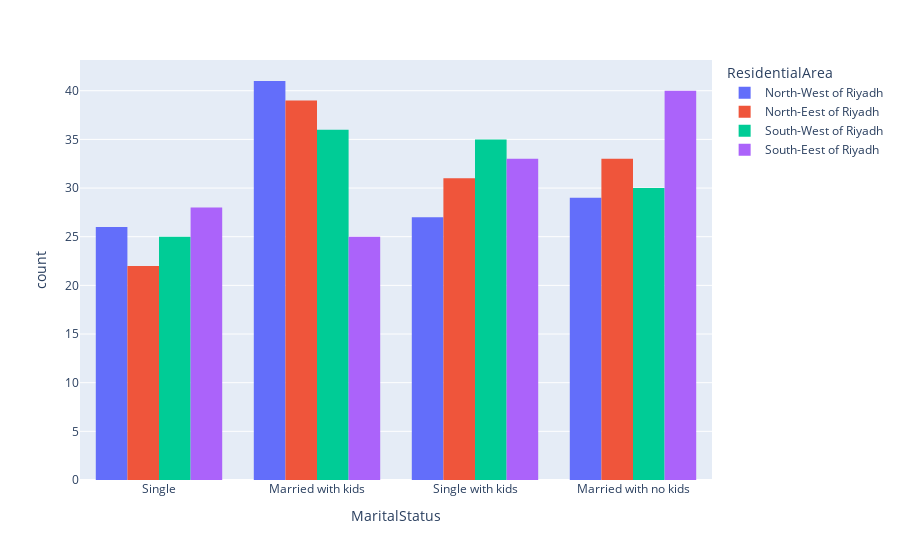

Write notebook code for a chart like this one.
### Code cell
fig = px.histogram(df_viz, x="MaritalStatus",
             color="ResidentialArea", barmode = 'group')
fig.show()

### Figure 1 — Plotly figure (JSON) as saved in the notebook; plotly's stock layout.template omitted (floating-point values rounded to 4 significant figures)
{"data": [{"alignmentgroup": "True", "bingroup": "x", "hovertemplate": "ResidentialArea=North-West of Riyadh<br>MaritalStatus=%{x}<br>count=%{y}<extra></extra>", "legendgroup": "North-West of Riyadh", "marker": {"color": "#636efa", "pattern": {"shape": ""}}, "name": "North-West of Riyadh", "offsetgroup": "North-West of Riyadh", "orientation": "v", "showlegend": true, "type": "histogram", "x": ["Single", "Married with kids", "Married with kids", "Single with kids", "Single", "Single", "Single with kids", "Married with no kids", "Married with kids", "Married with kids", "Married with no kids", "Single with kids", "Married with kids", "Married with no kids", "Married with kids", "Single with kids", "Single", "Married with kids", "Married with kids", "Married with kids", "Single", "Single", "Married with kids", "Married with kids", "Single with kids", "Single with kids", "Single with kids", "Married with kids", "Married with kids", "Single with kids", "Single with kids", "Single", "Single with kids", "Married with kids", "Married with kids", "Married with kids", "Single", "Married with no kids", "Single with kids", "Single", "Married with kids", "Single with kids", "Single with kids", "Single with kids", "Married with kids", "Married with no kids", "Married with no kids", "Married with no kids", "Married with kids", "Married with kids", "Married with kids", "Single with kids", "Single with kids", "Married with no kids", "Single with kids", "Married with no kids", "Single with kids", "Single", "Married with kids", "Single with kids", "Single", "Single", "Single with kids", "Single", "Single", "Married with no kids", "Married with no kids", "Married with kids", "Married with kids", "Married with kids", "Single", "Single", "Married with no kids", "Single with kids", "Married with no kids", "Married with kids", "Single", "Single", "Single with kids", "Married with kids", "Single with kids", "Married with no kids", "Single", "Married with no kids", "Married with kids", "Married with no kids", "Married with kids", "Single", "Married with kids", "Single", "Single", "Married with no kids", "Married with no kids", "Married with kids", "Single", "Married with kids", "Married with no kids", "Married with no kids", "Married with no kids", "Married with kids", "Single with kids", "Married with no kids", "Single", "Married with no kids", "Single with kids", "Married with kids", "Married with kids", "Single with kids", "Married with no kids", "Married with kids", "Single", "Married with no kids", "Married with kids", "Married with kids", "Single with kids", "Married with no kids", "Married with no kids", "Married with no kids", "Married with kids", "Single", "Married with kids", "Married with no kids", "Married with kids"], "xaxis": "x", "yaxis": "y"}, {"alignmentgroup": "True", "bingroup": "x", "hovertemplate": "ResidentialArea=North-Eest of Riyadh<br>MaritalStatus=%{x}<br>count=%{y}<extra></extra>", "legendgroup": "North-Eest of Riyadh", "marker": {"color": "#EF553B", "pattern": {"shape": ""}}, "name": "North-Eest of Riyadh", "offsetgroup": "North-Eest of Riyadh", "orientation": "v", "showlegend": true, "type": "histogram", "x": ["Single", "Married with no kids", "Married with kids", "Married with no kids", "Married with no kids", "Single with kids", "Single with kids", "Married with no kids", "Married with kids", "Married with kids", "Married with kids", "Married with no kids", "Married with kids", "Married with no kids", "Married with no kids", "Single", "Married with kids", "Single with kids", "Married with no kids", "Married with no kids", "Married with no kids", "Single with kids", "Married with no kids", "Single", "Single with kids", "Single with kids", "Married with no kids", "Single", "Married with no kids", "Single", "Single with kids", "Single", "Single", "Married with kids", "Married with no kids", "Married with no kids", "Married with kids", "Married with kids", "Single with kids", "Married with kids", "Single", "Married with no kids", "Married with no kids", "Married with kids", "Married with kids", "Single", "Married with kids", "Married with kids", "Married with kids", "Married with kids", "Married with kids", "Single", "Married with no kids", "Married with kids", "Married with kids", "Married with kids", "Married with no kids", "Single", "Single with kids", "Married with no kids", "Single with kids", "Single with kids", "Single with kids", "Married with kids", "Single", "Married with kids", "Single with kids", "Married with kids", "Married with kids", "Single", "Single with kids", "Married with kids", "Single with kids", "Married with no kids", "Single", "Married with kids", "Single with kids", "Married with kids", "Single with kids", "Married with kids", "Married with kids", "Single with kids", "Single", "Married with no kids", "Single", "Married with kids", "Single with kids", "Married with no kids", "Married with kids", "Single", "Single with kids", "Single", "Married with no kids", "Married with no kids", "Single with kids", "Single with kids", "Single", "Married with kids", "Single with kids", "Married with no kids", "Married with kids", "Married with no kids", "Married with kids", "Single with kids", "Married with no kids", "Married with kids", "Married with kids", "Single with kids", "Single with kids", "Single", "Married with no kids", "Single", "Married with no kids", "Single with kids", "Single with kids", "Single with kids", "Single with kids", "Single with kids", "Married with no kids", "Married with no kids", "Single", "Married with kids", "Married with kids", "Married with no kids", "Married with kids"], "xaxis": "x", "yaxis": "y"}, {"alignmentgroup": "True", "bingroup": "x", "hovertemplate": "ResidentialArea=South-West of Riyadh<br>MaritalStatus=%{x}<br>count=%{y}<extra></extra>", "legendgroup": "South-West of Riyadh", "marker": {"color": "#00cc96", "pattern": {"shape": ""}}, "name": "South-West of Riyadh", "offsetgroup": "South-West of Riyadh", "orientation": "v", "showlegend": true, "type": "histogram", "x": ["Single", "Single with kids", "Married with no kids", "Married with no kids", "Single with kids", "Single", "Single with kids", "Married with no kids", "Married with no kids", "Married with kids", "Single", "Single", "Married with kids", "Married with no kids", "Married with kids", "Married with kids", "Single with kids", "Single", "Married with no kids", "Single", "Single with kids", "Single", "Single with kids", "Married with no kids", "Married with no kids", "Married with kids", "Single with kids", "Single with kids", "Married with no kids", "Single with kids", "Single with kids", "Single with kids", "Married with kids", "Single", "Single with kids", "Single with kids", "Single", "Single with kids", "Married with no kids", "Single", "Married with kids", "Married with no kids", "Married with kids", "Married with kids", "Married with kids", "Single with kids", "Married with no kids", "Married with no kids", "Married with kids", "Married with no kids", "Married with no kids", "Single", "Married with kids", "Married with kids", "Married with no kids", "Married with no kids", "Single with kids", "Single with kids", "Single with kids", "Single", "Single", "Single", "Single with kids", "Single with kids", "Married with kids", "Married with kids", "Married with kids", "Single", "Married with kids", "Single", "Married with kids", "Married with no kids", "Married with no kids", "Single", "Single with kids", "Single with kids", "Married with no kids", "Single with kids", "Single with kids", "Married with kids", "Married with no kids", "Single", "Single", "Married with no kids", "Married with no kids", "Married with kids", "Married with no kids", "Single", "Married with kids", "Married with kids", "Married with no kids", "Single with kids", "Single with kids", "Single with kids", "Married with kids", "Married with no kids", "Single with kids", "Married with kids", "Married with no kids", "Single", "Married with kids", "Married with kids", "Single with kids", "Married with kids", "Single", "Married with no kids", "Married with kids", "Single", "Married with kids", "Single with kids", "Single with kids", "Married with no kids", "Single with kids", "Married with no kids", "Single with kids", "Single with kids", "Single", "Single", "Married with kids", "Married with kids", "Married with kids", "Married with kids", "Married with kids", "Married with kids", "Married with kids", "Single with kids"], "xaxis": "x", "yaxis": "y"}, {"alignmentgroup": "True", "bingroup": "x", "hovertemplate": "ResidentialArea=South-Eest of Riyadh<br>MaritalStatus=%{x}<br>count=%{y}<extra></extra>", "legendgroup": "South-Eest of Riyadh", "marker": {"color": "#ab63fa", "pattern": {"shape": ""}}, "name": "South-Eest of Riyadh", "offsetgroup": "South-Eest of Riyadh", "orientation": "v", "showlegend": true, "type": "histogram", "x": ["Married with no kids", "Married with no kids", "Single with kids", "Married with no kids", "Single", "Single", "Married with kids", "Single", "Single", "Married with no kids", "Married with kids", "Married with no kids", "Single", "Married with kids", "Single with kids", "Married with no kids", "Single with kids", "Married with no kids", "Single with kids", "Single with kids", "Single with kids", "Married with no kids", "Married with no kids", "Married with kids", "Single", "Single", "Single with kids", "Married with no kids", "Married with no kids", "Married with no kids", "Married with kids", "Single", "Single with kids", "Single with kids", "Married with kids", "Married with no kids", "Married with no kids", "Single with kids", "Married with kids", "Married with kids", "Married with kids", "Single with kids", "Single with kids", "Single with kids", "Married with kids", "Married with no kids", "Single", "Single", "Married with no kids", "Single", "Single", "Married with no kids", "Single with kids", "Married with no kids", "Single", "Single", "Single", "Married with no kids", "Single", "Single with kids", "Single", "Single with kids", "Married with no kids", "Single with kids", "Single with kids", "Married with kids", "Married with no kids", "Married with no kids", "Married with no kids", "Single", "Single with kids", "Single", "Single", "Married with no kids", "Single with kids", "Single", "Married with no kids", "Single with kids", "Married with no kids", "Single", "Single with kids", "Married with kids", "Married with kids", "Married with no kids", "Married with kids", "Single", "Married with kids", "Married with no kids", "Married with no kids", "Single with kids", "Married with no kids", "Single with kids", "Married with kids", "Married with no kids", "Single", "Married with no kids", "Single with kids", "Married with kids", "Single with kids", "Single", "Single with kids", "Married with no kids", "Single", "Married with no kids", "Single with kids", "Single with kids", "Single with kids", "Single with kids", "Married with no kids", "Married with no kids", "Single", "Married with no kids", "Married with no kids", "Married with kids", "Single", "Single with kids", "Married with kids", "Single with kids", "Married with kids", "Married with kids", "Married with kids", "Married with kids", "Married with kids", "Married with no kids", "Married with no kids", "Married with kids"], "xaxis": "x", "yaxis": "y"}], "layout": {"barmode": "group", "legend": {"title": {"text": "ResidentialArea"}, "tracegroupgap": 0}, "margin": {"t": 60}, "xaxis": {"anchor": "y", "domain": [0, 1], "title": {"text": "MaritalStatus"}}, "yaxis": {"anchor": "x", "domain": [0, 1], "title": {"text": "count"}}}}
